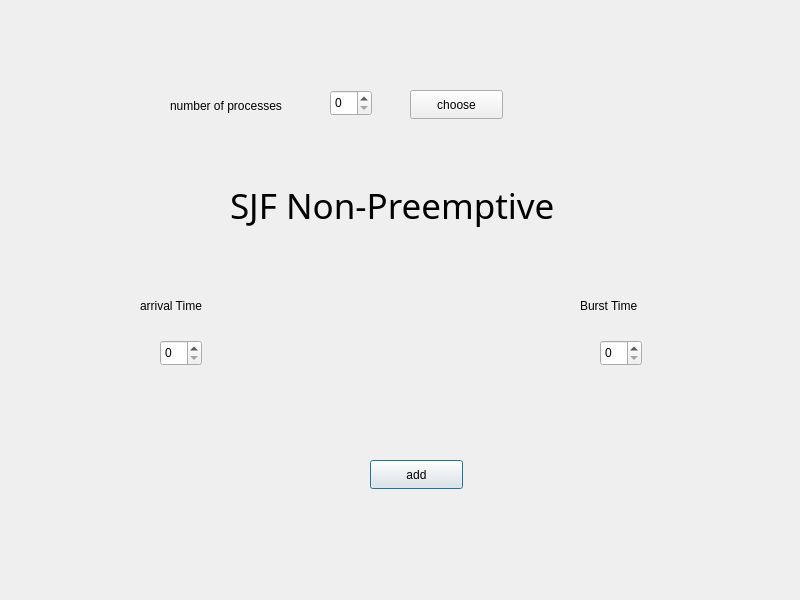
<?xml version="1.0" encoding="UTF-8"?>
<ui version="4.0">
 <class>sjfnon2</class>
 <widget class="QDialog" name="sjfnon2">
  <property name="geometry">
   <rect>
    <x>0</x>
    <y>0</y>
    <width>800</width>
    <height>600</height>
   </rect>
  </property>
  <property name="windowTitle">
   <string>Dialog</string>
  </property>
  <widget class="QSpinBox" name="num">
   <property name="geometry">
    <rect>
     <x>330</x>
     <y>90</y>
     <width>42</width>
     <height>26</height>
    </rect>
   </property>
  </widget>
  <widget class="QSpinBox" name="btime">
   <property name="geometry">
    <rect>
     <x>600</x>
     <y>340</y>
     <width>42</width>
     <height>26</height>
    </rect>
   </property>
  </widget>
  <widget class="QPushButton" name="pushButton">
   <property name="geometry">
    <rect>
     <x>370</x>
     <y>460</y>
     <width>93</width>
     <height>29</height>
    </rect>
   </property>
   <property name="text">
    <string>add</string>
   </property>
  </widget>
  <widget class="QLabel" name="label_5">
   <property name="geometry">
    <rect>
     <x>140</x>
     <y>290</y>
     <width>111</width>
     <height>31</height>
    </rect>
   </property>
   <property name="text">
    <string>arrival Time</string>
   </property>
  </widget>
  <widget class="QLabel" name="title_2">
   <property name="geometry">
    <rect>
     <x>230</x>
     <y>150</y>
     <width>371</width>
     <height>111</height>
    </rect>
   </property>
   <property name="font">
    <font>
     <family>Impact</family>
     <pointsize>26</pointsize>
    </font>
   </property>
   <property name="text">
    <string>SJF Non-Preemptive</string>
   </property>
  </widget>
  <widget class="QSpinBox" name="btime_2">
   <property name="geometry">
    <rect>
     <x>160</x>
     <y>340</y>
     <width>42</width>
     <height>26</height>
    </rect>
   </property>
  </widget>
  <widget class="QLabel" name="label_2">
   <property name="geometry">
    <rect>
     <x>170</x>
     <y>90</y>
     <width>161</width>
     <height>31</height>
    </rect>
   </property>
   <property name="text">
    <string>number of processes</string>
   </property>
  </widget>
  <widget class="QPushButton" name="choose">
   <property name="geometry">
    <rect>
     <x>410</x>
     <y>90</y>
     <width>93</width>
     <height>29</height>
    </rect>
   </property>
   <property name="text">
    <string>choose</string>
   </property>
  </widget>
  <widget class="QLabel" name="label_4">
   <property name="geometry">
    <rect>
     <x>580</x>
     <y>290</y>
     <width>111</width>
     <height>31</height>
    </rect>
   </property>
   <property name="text">
    <string>Burst Time</string>
   </property>
  </widget>
 </widget>
 <resources/>
 <connections/>
</ui>
